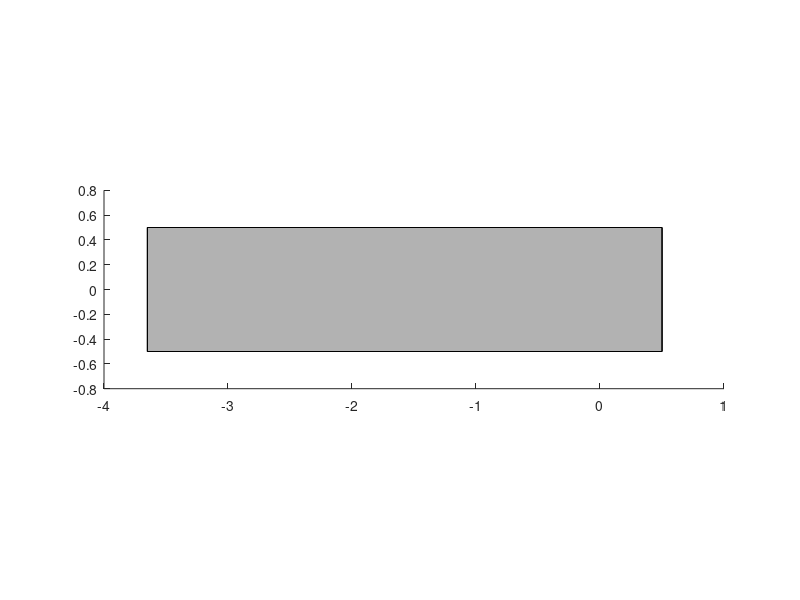

Write MATLAB code to recreate this figure.
function p = makeLink2(parentAxes, faceColor)
if (nargin == 0)
    parentAxes = gca;
    faceColor = [.7 .7 .7];
elseif (nargin == 1)
    faceColor = [.7 .7 .7];
end
set(parentAxes, 'DataAspectRatio', [1 1 1]);
link2Verts = [-3.65	-0.5	1.18
    -3.65	-0.5	1.06
    0.5	-0.5	1.06
    0.5	-0.5	1.18
    -3.65	0.5	1.18
    -3.65	0.5	1.06
    0.5	0.5	1.06
    0.5	0.5	1.18
    -3.65	-0.5	-1.06
    -3.65	-0.5	-1.18
    0.5	-0.5	-1.18
    0.5	-0.5	-1.06
    -3.65	0.5	-1.06
    -3.65	0.5	-1.18
    0.5	0.5	-1.18
    0.5	0.5	-1.06];
link2Faces = [1 2 3 4;
    1 2 6 5;
    2 3 7 6;
    3 4 8 7;
    4 1 5 8;
    5 6 7 8;
    9 10 11 12;
    9 10 14 13;
    10 11 15 14;
    11 12 16 15;
    12 9 13 16;
    13 14 15 16];

p = patch('Parent', parentAxes, 'Faces',link2Faces,'Vertices',link2Verts,'FaceColor',faceColor);

end


